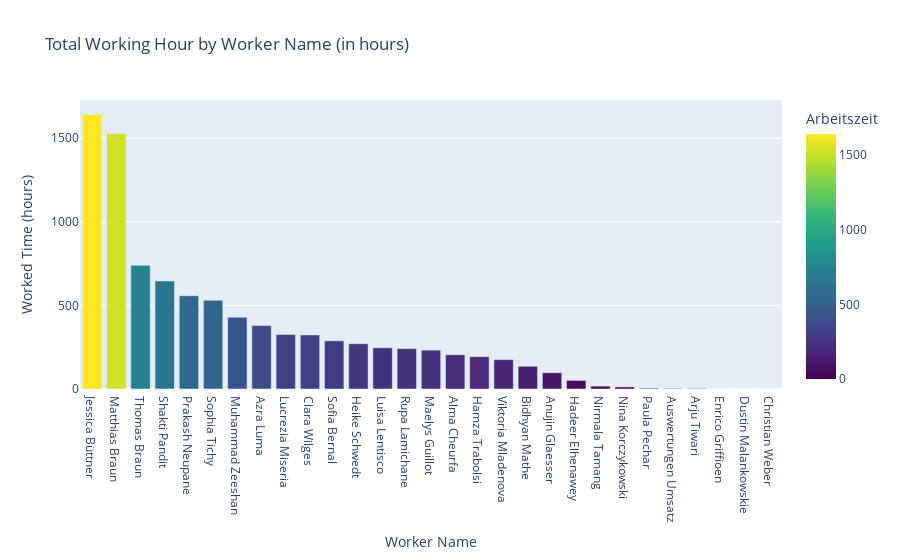

This figure's notebook cell:
### Markdown cell above
## Total Time of Working hour by Worker Name (in hours)

### Code cell
import polars as pl
import pandas as pd
import plotly.express as px


personal = df3.select([
    'Mitarbeitername',
    'Arbeitszeit'
])

# Convert to Pandas DataFrame for further processing
personal_df = personal.to_pandas()

# Debugging print
print("Initial DataFrame:\n", personal_df)

# Convert 'Arbeitszeit' to total seconds
def convert_to_seconds(time_str):
    try:
        h, m = map(int, time_str.split(':'))
        return h * 3600 + m * 60
    except Exception:
        return 0

personal_df['Arbeitszeit'] = personal_df['Arbeitszeit'].apply(convert_to_seconds)

# Debugging print
print("DataFrame after converting Arbeitszeit to seconds:\n", personal_df)

# Aggregate total Arbeitszeit per Mitarbeitername
aggregated_data = personal_df.groupby('Mitarbeitername').agg({'Arbeitszeit': 'sum'}).reset_index()

# Convert total seconds to hours for display
def seconds_to_hours(seconds):
    return seconds / 3600

aggregated_data['Arbeitszeit'] = aggregated_data['Arbeitszeit'].apply(seconds_to_hours)

# Sort the data in descending order
aggregated_data = aggregated_data.sort_values(by='Arbeitszeit', ascending=False)

# Debugging print
print("Aggregated Data with Arbeitszeit in hours (sorted):\n", aggregated_data)

# Plot the aggregated data to check correctness
fig = px.bar(
    aggregated_data, 
    x='Mitarbeitername', 
    y='Arbeitszeit', 
    title='Total Working Hour by Worker Name (in hours)',
    color='Arbeitszeit',
    color_continuous_scale=px.colors.sequential.Viridis
)
fig.update_layout(xaxis_title='Worker Name', yaxis_title='Worked Time (hours)', barmode='group')
fig.show()

### Figure 1 — Plotly figure (JSON) as saved in the notebook; plotly's stock layout.template omitted (floating-point values rounded to 4 significant figures)
{"data": [{"alignmentgroup": "True", "hovertemplate": "Mitarbeitername=%{x}<br>Arbeitszeit=%{marker.color}<extra></extra>", "legendgroup": "", "marker": {"color": [1642.0, 1528.0, 739.4, 646.3, 557.7, 530.0, 429.1, 379.2, 326.1, 323.6, 288.2, 270.7, 246.8, 241.5, 232.5, 204.9, 193.3, 175.6, 135.7, 97.27, 51.27, 16.83, 12.27, 4.633, 3.117, 2.817, 0, 0, 0], "coloraxis": "coloraxis", "pattern": {"shape": ""}}, "name": "", "offsetgroup": "", "orientation": "v", "showlegend": false, "textposition": "auto", "type": "bar", "x": ["Jessica Büttner", "Matthias Braun", "Thomas Braun", "Shakti Pandit", "Prakash Neupane", "Sophia Tichy", "Muhammad Zeeshan", "Azra Luma", "Lucrezia Miseria", "Clara Wilges", "Sofia Bernal", "Heike Schwedt", "Luisa Lentisco", "Rupa Lamichane", "Maelys Guillot", "Alma Cheurfa", "Hamza Trabolsi", "Viktoria Mladenova", "Bidhyan Mathe", "Anujin Glaesser", "Hadeer Elhenawey", "Nirmala Tamang", "Nina Korczykowski", "Paula Pechar", "Auswertungen Umsatz", "Arju Tiwari", "Enrico Griffioen", "Dustin Malankowskie", "Christian Weber"], "xaxis": "x", "y": [1642.0, 1528.0, 739.4, 646.3, 557.7, 530.0, 429.1, 379.2, 326.1, 323.6, 288.2, 270.7, 246.8, 241.5, 232.5, 204.9, 193.3, 175.6, 135.7, 97.27, 51.27, 16.83, 12.27, 4.633, 3.117, 2.817, 0, 0, 0], "yaxis": "y"}], "layout": {"barmode": "group", "coloraxis": {"colorbar": {"title": {"text": "Arbeitszeit"}}, "colorscale": [[0, "#440154"], [0.1111, "#482878"], [0.2222, "#3e4989"], [0.3333, "#31688e"], [0.4444, "#26828e"], [0.5556, "#1f9e89"], [0.6667, "#35b779"], [0.7778, "#6ece58"], [0.8889, "#b5de2b"], [1, "#fde725"]]}, "legend": {"tracegroupgap": 0}, "title": {"text": "Total Working Hour by Worker Name (in hours)"}, "xaxis": {"anchor": "y", "domain": [0, 1], "title": {"text": "Worker Name"}}, "yaxis": {"anchor": "x", "domain": [0, 1], "title": {"text": "Worked Time (hours)"}}}}
